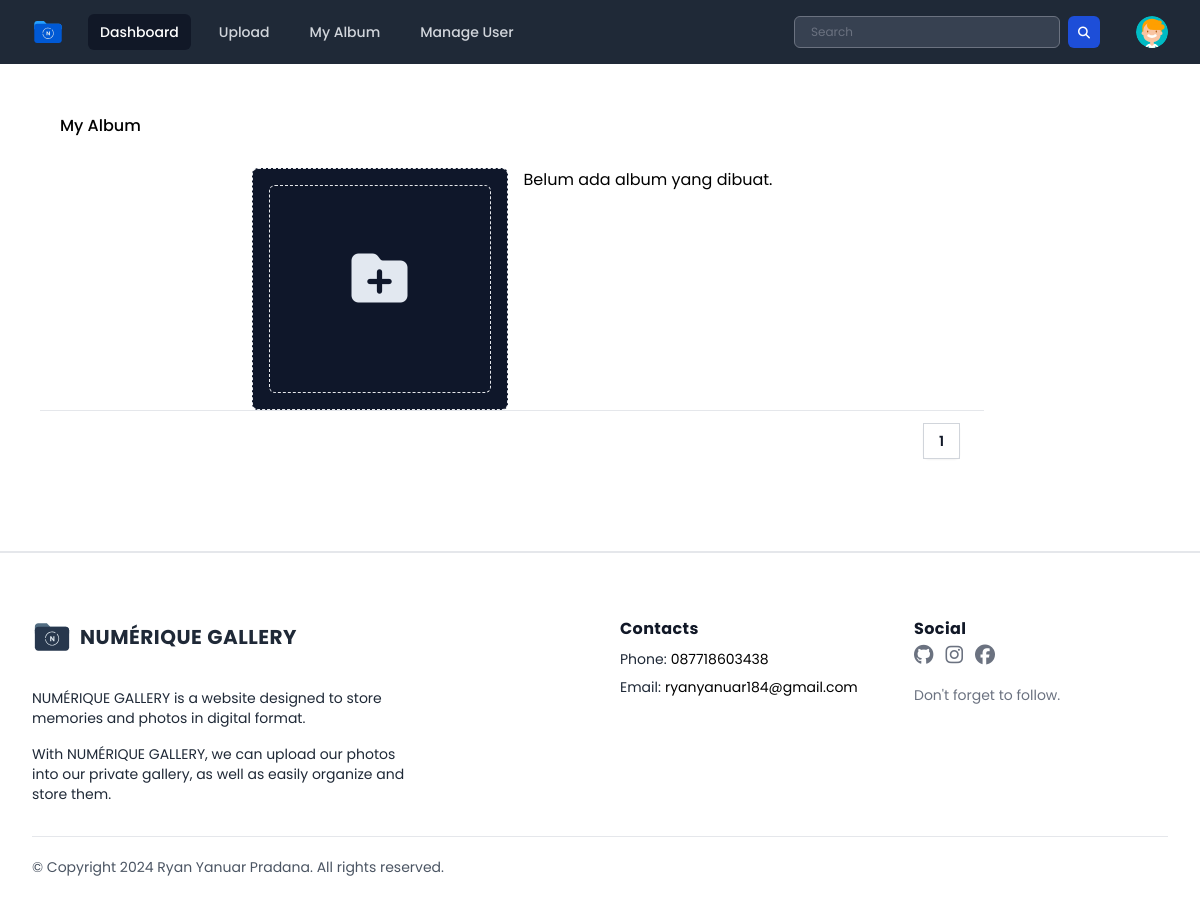
The app's page /public/page/user/album.php (signed in), older data.
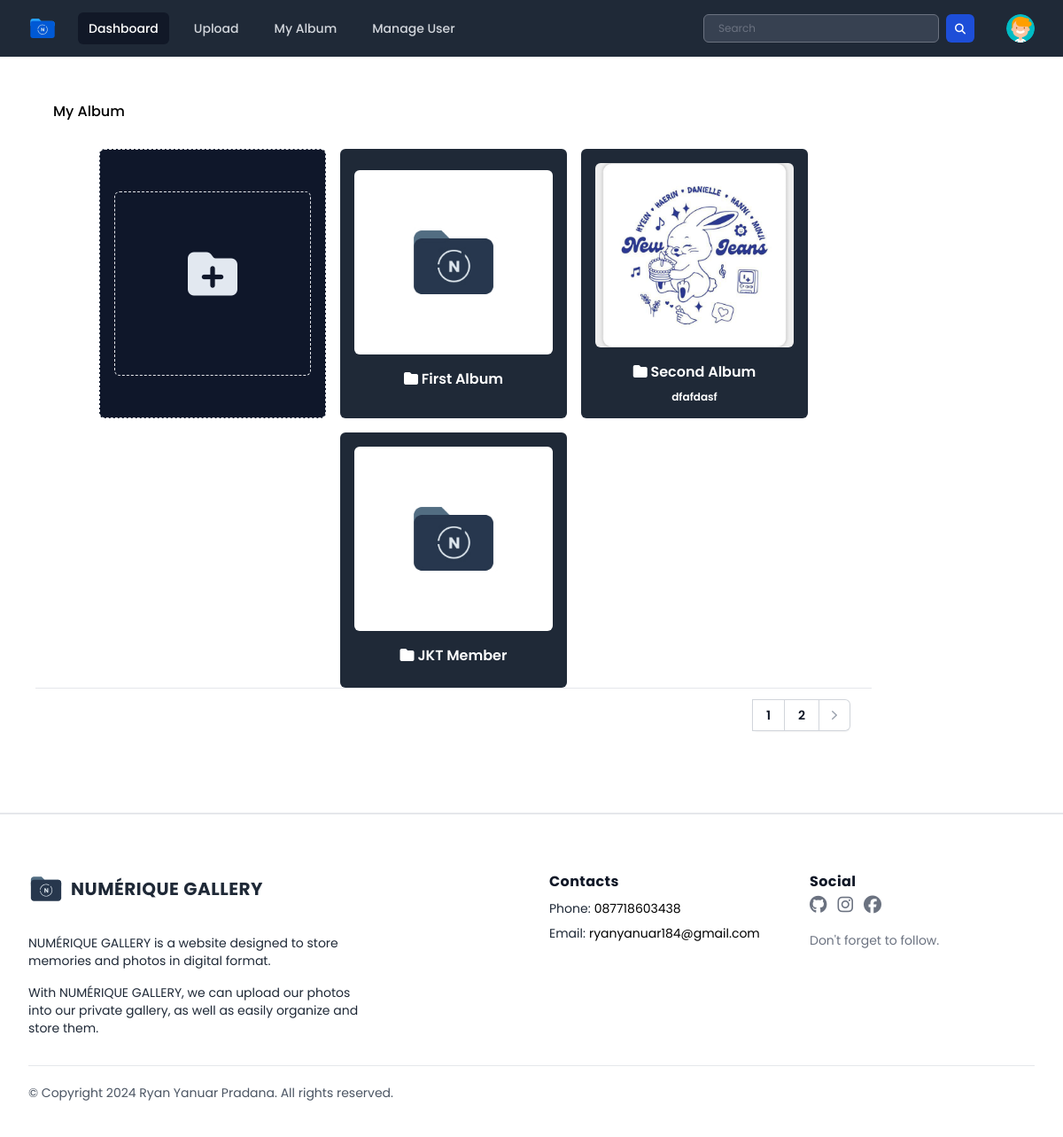
The same page, newer data.
### tables this page shows
CREATE TABLE `users` (
  `userID` int(11) NOT NULL,
  `name` varchar(255) DEFAULT NULL,
  `username` varchar(50) NOT NULL,
  `password` varchar(255) NOT NULL,
  `email` varchar(100) NOT NULL,
  `access_level` varchar(50) DEFAULT 'user',
  `last_login` datetime DEFAULT NULL,
  `createdAt` timestamp NOT NULL DEFAULT current_timestamp(),
  `profile_photo` varchar(255) DEFAULT 'default_profile.svg'
);

CREATE TABLE `albums` (
  `albumID` int(11) NOT NULL,
  `userID` int(11) NOT NULL,
  `title` varchar(100) DEFAULT NULL,
  `description` text DEFAULT NULL,
  `createdAt` timestamp NOT NULL DEFAULT current_timestamp() ON UPDATE current_timestamp(),
  `thumbnail_album` varchar(255) NOT NULL DEFAULT 'album_default.svg'
);

### public/page/user/album.php (the view, shortened to what this page needs)
<?php
include "../../../database/koneksi.php";
$username = $_SESSION['username'];
$query = "SELECT * FROM users WHERE username = '$username'";
$result = mysqli_query($conn, $query);
if ($result && mysqli_num_rows($result) > 0) {
    $pengguna = mysqli_fetch_assoc($result);
    $userID = $pengguna['userID'];
    $profile_photo = $pengguna['profile_photo'];
    $accesLevel = $pengguna['access_level'];
    $queryTotalRows = "SELECT COUNT(*) as total FROM photos";
    $resultTotalRows = mysqli_query($conn, $queryTotalRows);
    $totalRows = mysqli_fetch_assoc($resultTotalRows)['total'];
    $rowsPerPage = 12;
    $totalPages = ceil($totalRows / $rowsPerPage);
    $current_page = isset($_GET['page']) ? $_GET['page'] : 1;
    $offset = ($current_page - 1) * $rowsPerPage;
    $queryAlbums = "SELECT * FROM albums WHERE userID = $userID LIMIT $rowsPerPage OFFSET $offset";
    $resultAlbums = mysqli_query($conn, $queryAlbums);
} else {
    echo "Error: " . mysqli_error($conn);
    exit();
}
?>
<!DOCTYPE html>
<html lang="en">
<head>
    <link rel="stylesheet" href="../../css/output.css">
    <link rel="stylesheet" href="../../css/style.css">
    <link rel="stylesheet" href="../../css/all.min.css">
    <link rel="stylesheet" href="../../css/fontawesome.min.css">
</head>
<body class="h-screen overflow-x-hidden font-poppins">
    <div x-data="{ open: false, profileMenuOpen: false }">
        <nav class="bg-gray-800">
            <div class="mx-auto max-w-7xl px-2 sm:px-6 lg:px-8">
                <div class="relative flex h-16 items-center justify-between">
                    <div class="flex flex-1 items-center justify-center sm:items-stretch sm:justify-start">
                        <div class="flex flex-shrink-0 items-center">
                            <img class="h-8 w-auto" src="../../assets/logo/logo-secondary.svg" alt="Numérique Gallery">
                        </div>
                        <div class="hidden sm:ml-6 sm:block">
                            <div class="flex space-x-4">
                                <a href="./dashboard.php" class="bg-gray-900 text-white rounded-md px-3 py-2 text-sm font-medium" aria-current="page">Dashboard</a>
                                <a href="./uploads.php" class="text-gray-300 hover:bg-gray-700 hover:text-white rounded-md px-3 py-2 text-sm font-medium">Upload</a>
                                <a href="./album.php" class="text-gray-300 hover:bg-gray-700 hover:text-white rounded-md px-3 py-2 text-sm font-medium">My Album</a>
                                <?php if ($accesLevel === 'admin' || $accesLevel === 'super_admin') : ?>
                                    <a href="../admin/manage-user.php" class="text-gray-300 hover:bg-gray-700 hover:text-white rounded-md px-3 py-2 text-sm font-medium">Manage User</a>
                                <?php elseif ($accesLevel === 'user') : ?>
                                    <a href="../admin/manage-user.php" hidden class="text-gray-300 hover:bg-gray-700 hover:text-white rounded-md px-3 py-2 text-sm font-medium">Manage User</a>
                                <?php endif; ?>
                            </div>
                        </div>
                    </div>
                    <div class="flex items-center">
                        <form action="./result_search.php" class="flex flex-row gap-2" method="GET">
                            <div class="hidden sm:block">
                                <input type="text" name="search" placeholder="Search" class="bg-gray-700 text-white px-4 py-3 h-8 rounded-md text-xs focus:outline-none focus:shadow-outline">
                            </div>
                            <button type="submit" class="text-white block bg-blue-700 hover:bg-blue-800 focus:ring-4 focus:ring-blue-300 font-medium rounded-md text-sm  h-8 w-8 dark:bg-blue-600 dark:hover:bg-blue-700 focus:outline-none dark:focus:ring-blue-800"><i class="fa-solid fa-magnifying-glass text-xs mx-auto"></i></button>
                        </form>
                        <div class="absolute inset-y-0 right-0 flex items-center pr-2 sm:static sm:inset-auto sm:ml-6 sm:pr-0">
                            <div class="relative ml-3">
                                <div>
                                    <button @click="profileMenuOpen = !profileMenuOpen" type="button" class="relative flex rounded-full bg-gray-800 text-sm focus:outline-none focus:ring-2 focus:ring-white focus:ring-offset-2 focus:ring-offset-gray-800" id="user-menu-button" aria-expanded="false" aria-haspopup="true">
                                        <span class="absolute -inset-1.5"></span>
                                        <img class="h-8 w-8 rounded-full" src="../../../database/uploads/<?= $profile_photo ?>" alt="<?= $row['username'] ?> profile photo">
                                    </button>
                                </div>
                            </div>
                        </div>
                    </div>
                </div>
            </div>
        </nav>
    </div>
    <div class="container p-10">
        <div class="relative">
            <h1 class="font-medium px-5 py-2.5 absolute top-0 left-0">My Album</h1>
        </div>
        <div class="w-full mx-auto flex flex-wrap gap-4 justify-center pt-16">
            <div class="border border-dashed bg-slate-900 w-64 flex flex-col items-center justify-center text-white font-semibold rounded-md p-4 transition duration-300 ease-in-out">
                <button type="button" onclick="togglePopup()" id="albumPopupButton" class="w-full">
                    <div class="border border-dashed h-52 rounded-md w-full overflow-hidden">
                        <i class="fa-solid fa-folder-plus pt-16" style="text-align: center; font-size: 56px; color: rgb(226, 232, 240);"></i>
                    </div>
                </button>
            </div>
            <?php
            if ($resultAlbums && mysqli_num_rows($resultAlbums) > 0) {
                while ($row = mysqli_fetch_assoc($resultAlbums)) {
                    $albumID = $row['albumID'];
                    $title = $row['title'];
                    $description = $row['description'];
                    $thumbnail = $row['thumbnail_album'];
            ?>
                    <a href="./album_detail.php?albumID=<?= $albumID ?>" class="bg-gray-800 w-64 flex flex-col items-center justify-center text-white font-semibold rounded-md p-4 hover:bg-gray-700 transition duration-300 ease-in-out">
                        <div class="h-52 rounded-md w-full overflow-hidden">
                            <img class="object-cover w-full h-full" src="../../../database/uploads/<?= $thumbnail; ?>" alt="<?= $thumbnail; ?>">
                        </div>
                        <div class="mt-4 mb-2">
                            <i class="fa-solid fa-folder"></i>
                            <?= $title ?>
                        </div>
                        <p class="text-center text-xs">
                            <?= $description ?>
                        </p>
                    </a>
            <?php
                }
            } else {
                echo "<p>Belum ada album yang dibuat.</p>";
            }
            ?>
        </div>
        <div class="flex items-center justify-between border-t border-gray-200 bg-white px-4 py-3 sm:px-6">
            <div class="hidden sm:flex sm:flex-1 sm:items-center sm:justify-between">
                <div>
                    <nav class="isolate inline-flex -space-x-px rounded-md shadow-sm" aria-label="Pagination">
                        <?php for ($i = 1; $i <= $totalPages; $i++) : ?>
                            <a href="?page=<?= $i ?>" class="relative inline-flex items-center px-4 py-2 text-sm font-semibold text-gray-900 ring-1 ring-inset ring-gray-300 hover:bg-gray-50 focus:z-20 focus:outline-offset-0">
                                <?= $i ?>
                            </a>
                        <?php endfor; ?>
                        <?php if ($current_page < $totalPages) : ?>
                            <a href="?page=<?= ($current_page + 1) ?>" class="relative inline-flex items-center rounded-r-md px-2 py-2 text-gray-400 ring-1 ring-inset ring-gray-300 hover:bg-gray-50 focus:z-20 focus:outline-offset-0">
                                <svg class="h-5 w-5" viewBox="0 0 20 20" fill="currentColor" aria-hidden="true">
                                    <path fill-rule="evenodd" d="M7.21 14.77a.75.75 0 01.02-1.06L11.168 10 7.23 6.29a.75.75 0 111.04-1.08l4.5 4.25a.75.75 0 010 1.08l-4.5 4.25a.75.75 0 01-1.06-.02z" clip-rule="evenodd" />
                                </svg>
                            </a>
                        <?php endif; ?>
                    </nav>
                </div>
            </div>
        </div>
    </div>
    <div class="px-4 pt-16 mx-auto sm:max-w-xl md:max-w-full lg:max-w-screen-xl md:px-24 lg:px-8 border-t-2 mt-10">
        <div class="grid gap-10 row-gap-6 mb-8 sm:grid-cols-2 lg:grid-cols-4">
            <div class="sm:col-span-2">
                <a href="./dashboard.php" aria-label="Go home" title="Company" class="inline-flex items-center">
                    <img src="../../assets/logo/logo-main.svg" class="h-10 w-auto" alt="Numérique Gallery">
                    <span class="ml-2 text-xl font-bold tracking-wide text-gray-800 uppercase">Numérique Gallery</span>
                </a>
                <div class="mt-6 lg:max-w-sm">
                    <p class="text-sm text-gray-800">
                        NUMÉRIQUE GALLERY is a website designed to store memories and photos in digital format.
                    </p>
                    <p class="mt-4 text-sm text-gray-800">
                        With NUMÉRIQUE GALLERY, we can upload our photos into our private gallery, as well as easily organize and store them.
                    </p>
                </div>
            </div>
            <div class="space-y-2 text-sm">
                <p class="text-base font-bold tracking-wide text-gray-900">Contacts</p>
                <div class="flex">
                    <p class="mr-1 text-gray-800">Phone:</p>
                    <span class="transition-colors duration-300 text-deep-purple-accent-400 hover:text-deep-purple-800">087718603438</span>
                </div>
                <div class="flex">
                    <p class="mr-1 text-gray-800">Email:</p>
                    <span class="transition-colors duration-300 text-deep-purple-accent-400 hover:text-deep-purple-800">ryanyanuar184@gmail.com</span>
                </div>
            </div>
            <div>
                <span class="text-base font-bold tracking-wide text-gray-900">Social</span>
                <div class="flex items-center mt-1 space-x-3">
                    <a href="https://github.com/Rynr615" target="_blank" class="text-gray-500 transition-colors duration-300 hover:text-gray-500">
                        <i class="fa-brands fa-github text-xl"></i>
                    </a>
                    <a href="https://www.instagram.com/ryn_ynr/" target="_blank" class="text-gray-500 transition-colors duration-300 hover:hover:text-gray-500">
                        <i class="fa-brands fa-instagram text-xl"></i>
                    </a>
                    <a href="https://www.facebook.com/profile.php?id=100055706964435" target="_blank" class="text-gray-500 transition-colors duration-300 hover:hover:text-gray-500">
                        <i class="fa-brands fa-facebook text-xl"></i>
                    </a>
                </div>
                <p class="mt-4 text-sm text-gray-500">
                    Don't forget to follow.
                </p>
            </div>
        </div>
        <div class="flex flex-col-reverse justify-between pt-5 pb-10 border-t lg:flex-row">
            <p class="text-sm text-gray-600">
                © Copyright 2024 Ryan Yanuar Pradana. All rights reserved.
            </p>
        </div>
    </div>
</body>
</html>

### public/css/style.css (style rules this page uses)
* { font-family : 'Poppins', sans-serif; }

Row changes from the older to the newer data that the page shows:
added albums: thumbnail_album (placeholder picture), title "First Album"
added albums: thumbnail_album (picture), title "Second Album", description "dfafdasf"
added albums: thumbnail_album (placeholder picture), title "JKT Member"
Text that changed along with them:
new list line: "2"
text no longer shown: "Belum ada album yang dibuat."
